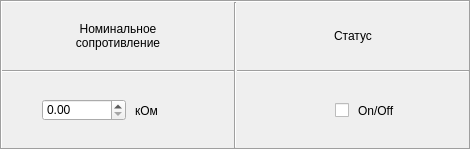
<?xml version="1.0" encoding="UTF-8"?>
<ui version="4.0">
 <class>ActiveResistorInputFrame</class>
 <widget class="QFrame" name="ActiveResistorInputFrame">
  <property name="geometry">
   <rect>
    <x>0</x>
    <y>0</y>
    <width>471</width>
    <height>150</height>
   </rect>
  </property>
  <property name="sizePolicy">
   <sizepolicy hsizetype="Preferred" vsizetype="Fixed">
    <horstretch>0</horstretch>
    <verstretch>0</verstretch>
   </sizepolicy>
  </property>
  <property name="minimumSize">
   <size>
    <width>0</width>
    <height>150</height>
   </size>
  </property>
  <property name="maximumSize">
   <size>
    <width>16777215</width>
    <height>200</height>
   </size>
  </property>
  <property name="windowTitle">
   <string>Form</string>
  </property>
  <property name="styleSheet">
   <string notr="true"/>
  </property>
  <property name="frameShape">
   <enum>QFrame::Box</enum>
  </property>
  <property name="frameShadow">
   <enum>QFrame::Sunken</enum>
  </property>
  <layout class="QHBoxLayout" name="horizontalLayout_4" stretch="1,0,1">
   <property name="spacing">
    <number>0</number>
   </property>
   <property name="sizeConstraint">
    <enum>QLayout::SetMinAndMaxSize</enum>
   </property>
   <property name="leftMargin">
    <number>0</number>
   </property>
   <property name="topMargin">
    <number>0</number>
   </property>
   <property name="rightMargin">
    <number>0</number>
   </property>
   <property name="bottomMargin">
    <number>0</number>
   </property>
   <item>
    <layout class="QVBoxLayout" name="verticalLayout" stretch="1,0,1">
     <property name="spacing">
      <number>9</number>
     </property>
     <property name="leftMargin">
      <number>0</number>
     </property>
     <property name="topMargin">
      <number>9</number>
     </property>
     <property name="rightMargin">
      <number>0</number>
     </property>
     <property name="bottomMargin">
      <number>9</number>
     </property>
     <item>
      <widget class="QLabel" name="label">
       <property name="sizePolicy">
        <sizepolicy hsizetype="Preferred" vsizetype="Fixed">
         <horstretch>0</horstretch>
         <verstretch>0</verstretch>
        </sizepolicy>
       </property>
       <property name="minimumSize">
        <size>
         <width>0</width>
         <height>50</height>
        </size>
       </property>
       <property name="maximumSize">
        <size>
         <width>16777215</width>
         <height>50</height>
        </size>
       </property>
       <property name="text">
        <string>Номинальное
сопротивление</string>
       </property>
       <property name="alignment">
        <set>Qt::AlignCenter</set>
       </property>
      </widget>
     </item>
     <item>
      <widget class="Line" name="line_3">
       <property name="orientation">
        <enum>Qt::Horizontal</enum>
       </property>
      </widget>
     </item>
     <item>
      <layout class="QHBoxLayout" name="horizontalLayout" stretch="0,1,1,0">
       <property name="bottomMargin">
        <number>0</number>
       </property>
       <item>
        <spacer name="horizontalSpacer_4">
         <property name="orientation">
          <enum>Qt::Horizontal</enum>
         </property>
         <property name="sizeHint" stdset="0">
          <size>
           <width>40</width>
           <height>20</height>
          </size>
         </property>
        </spacer>
       </item>
       <item>
        <widget class="QDoubleSpinBox" name="consumptionSpinBox">
         <property name="styleSheet">
          <string notr="true">color: none;</string>
         </property>
         <property name="maximum">
          <double>300000.000000000000000</double>
         </property>
        </widget>
       </item>
       <item>
        <widget class="QLabel" name="label_8">
         <property name="text">
          <string>кОм</string>
         </property>
        </widget>
       </item>
       <item>
        <spacer name="horizontalSpacer_3">
         <property name="orientation">
          <enum>Qt::Horizontal</enum>
         </property>
         <property name="sizeHint" stdset="0">
          <size>
           <width>40</width>
           <height>20</height>
          </size>
         </property>
        </spacer>
       </item>
      </layout>
     </item>
    </layout>
   </item>
   <item>
    <widget class="Line" name="line">
     <property name="orientation">
      <enum>Qt::Vertical</enum>
     </property>
    </widget>
   </item>
   <item>
    <layout class="QVBoxLayout" name="verticalLayout_3" stretch="1,0,1">
     <property name="spacing">
      <number>9</number>
     </property>
     <property name="topMargin">
      <number>9</number>
     </property>
     <property name="bottomMargin">
      <number>9</number>
     </property>
     <item>
      <widget class="QLabel" name="label_5">
       <property name="sizePolicy">
        <sizepolicy hsizetype="Preferred" vsizetype="Fixed">
         <horstretch>0</horstretch>
         <verstretch>0</verstretch>
        </sizepolicy>
       </property>
       <property name="minimumSize">
        <size>
         <width>0</width>
         <height>50</height>
        </size>
       </property>
       <property name="maximumSize">
        <size>
         <width>16777215</width>
         <height>50</height>
        </size>
       </property>
       <property name="text">
        <string>Статус</string>
       </property>
       <property name="alignment">
        <set>Qt::AlignCenter</set>
       </property>
      </widget>
     </item>
     <item>
      <widget class="Line" name="line_5">
       <property name="orientation">
        <enum>Qt::Horizontal</enum>
       </property>
      </widget>
     </item>
     <item>
      <layout class="QHBoxLayout" name="horizontalLayout_3" stretch="0,1,1,0">
       <item>
        <spacer name="horizontalSpacer_5">
         <property name="orientation">
          <enum>Qt::Horizontal</enum>
         </property>
         <property name="sizeHint" stdset="0">
          <size>
           <width>40</width>
           <height>20</height>
          </size>
         </property>
        </spacer>
       </item>
       <item>
        <widget class="QCheckBox" name="statusCheckBox">
         <property name="minimumSize">
          <size>
           <width>50</width>
           <height>0</height>
          </size>
         </property>
         <property name="layoutDirection">
          <enum>Qt::RightToLeft</enum>
         </property>
         <property name="styleSheet">
          <string notr="true">color: none;</string>
         </property>
         <property name="text">
          <string/>
         </property>
        </widget>
       </item>
       <item>
        <widget class="QLabel" name="statusLabel">
         <property name="minimumSize">
          <size>
           <width>50</width>
           <height>0</height>
          </size>
         </property>
         <property name="text">
          <string>On/Off</string>
         </property>
        </widget>
       </item>
       <item>
        <spacer name="horizontalSpacer_6">
         <property name="orientation">
          <enum>Qt::Horizontal</enum>
         </property>
         <property name="sizeHint" stdset="0">
          <size>
           <width>40</width>
           <height>20</height>
          </size>
         </property>
        </spacer>
       </item>
      </layout>
     </item>
    </layout>
   </item>
  </layout>
 </widget>
 <resources/>
 <connections/>
</ui>
